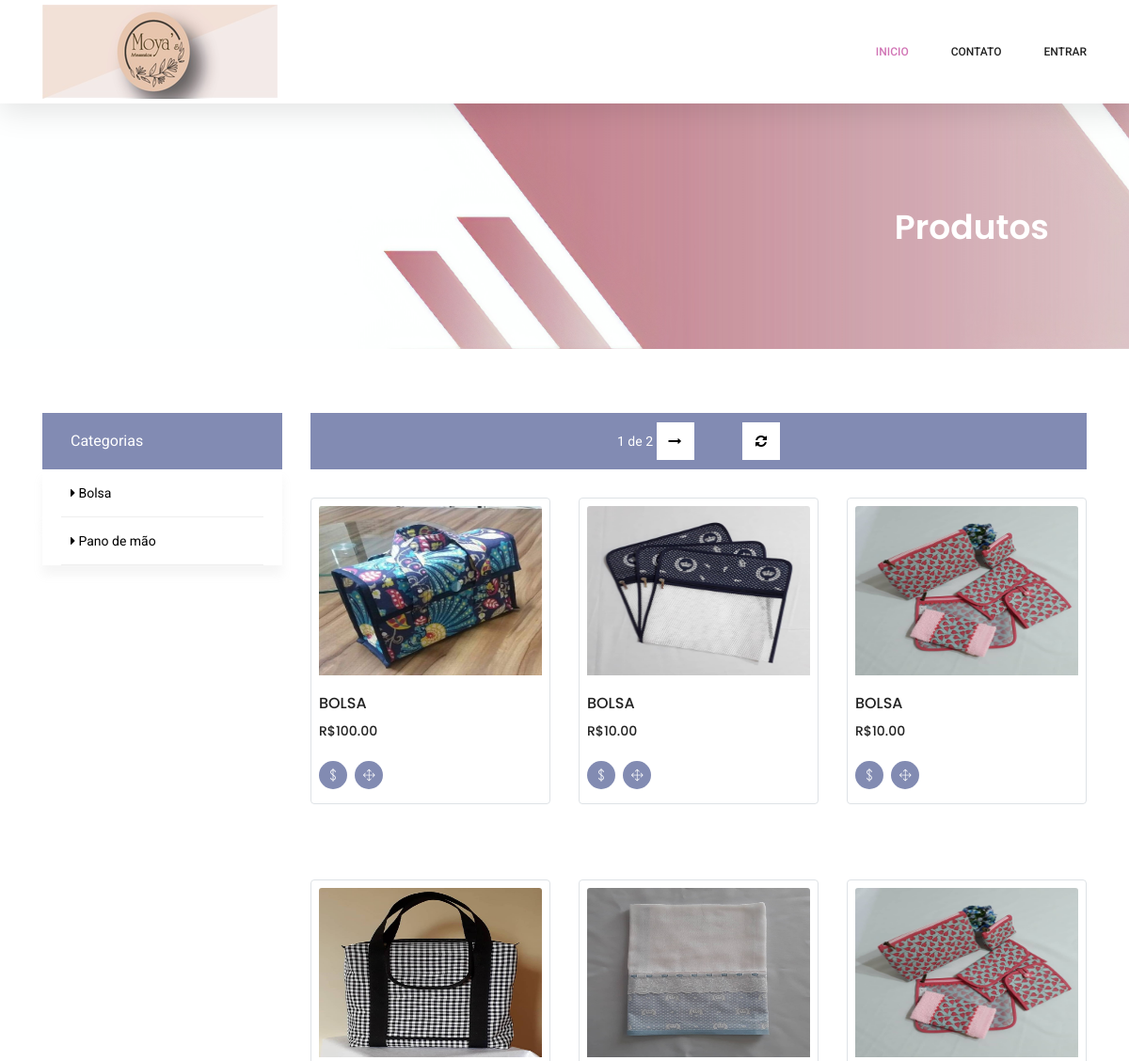
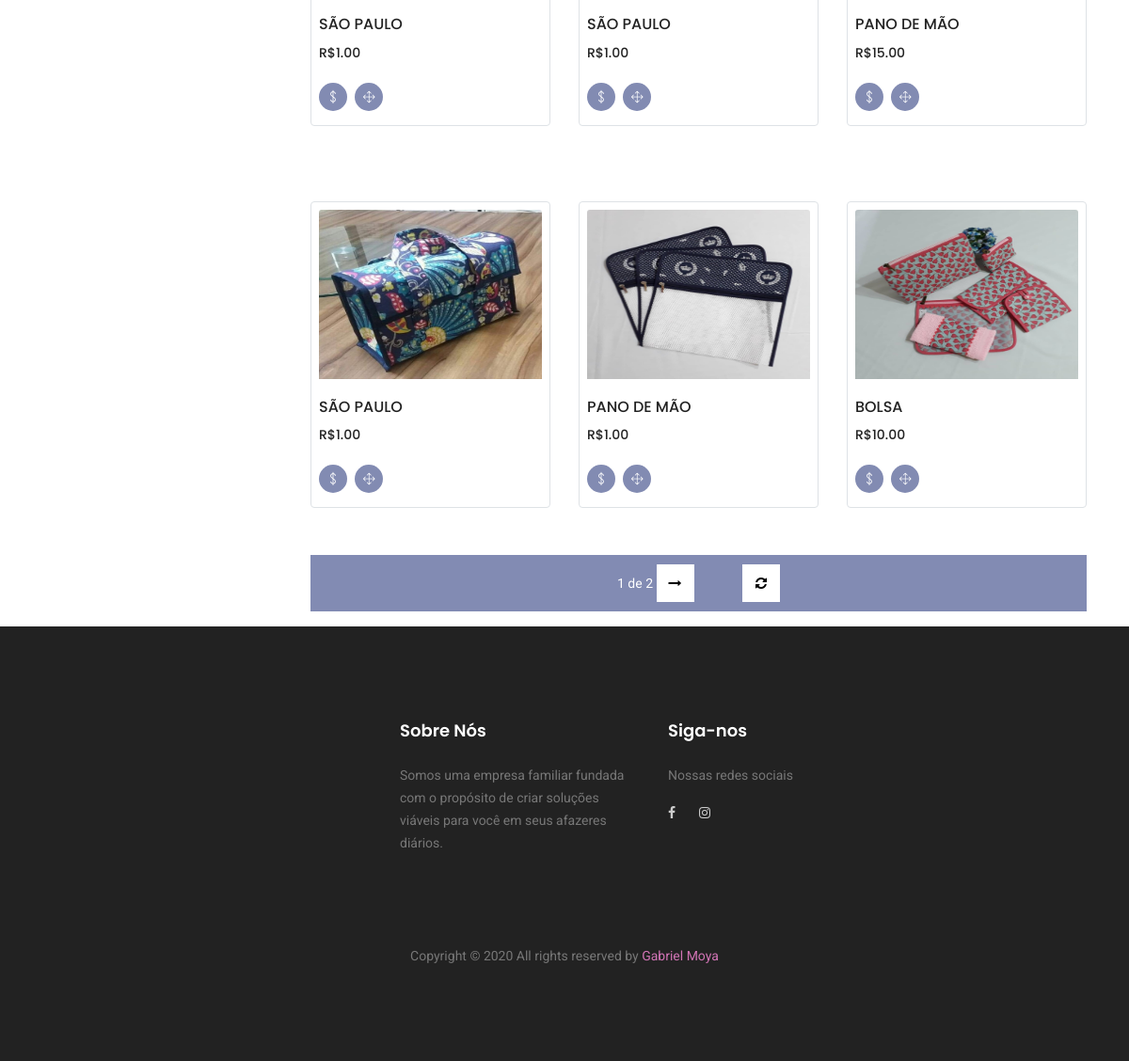
The page / on the database its author committed (2 pictures, top to bottom).
### cadastros/models.py (models this page shows, shortened)
class Categoria(models.Model):
    nome = models.CharField(max_length=100)
    descricao = models.CharField(max_length=100)

class Produto(models.Model):
    codigo = models.CharField(max_length=100)
    nome = models.CharField(max_length=100)
    descricao = models.CharField(max_length=100)
    estoque = models.IntegerField()
    valorVenda = models.DecimalField(max_digits=50, decimal_places=2)
    imagem = models.ImageField(upload_to="imagens/%Y/%m/%d/", max_length=255, null=True, blank=True)
    categoria = models.ForeignKey(Categoria, on_delete=models.PROTECT)

### clientes/views.py (the view)
# urls.py: path('', PaginaInicial.as_view(), name="clientes-index"),
class PaginaInicial(TemplateView):
    template_name = 'clientes/index.html'
    def get_context_data(self, *args, **kwargs):
        context = super().get_context_data(*args, **kwargs)
        cat = self.request.GET.get('categoria')  # Recebe a página atual
        if cat:
            produtos = Produto.objects.filter(
                categoria__nome=cat).reverse()  # [0:9]
        else:
            produtos = Produto.objects.all().reverse()
        paginator = Paginator(produtos, 9)  # Divide os produtos em páginas
        page = self.request.GET.get('pagina')  # Recebe a página atual
        produtos = paginator.get_page(page)  # Filtra os produtos dessa página
        context['produtos'] = produtos
        context['categorias'] = Categoria.objects.all()
        return context

### clientes/templates/clientes/index.html (shortened to what this page needs)
{% extends 'clientes/formulario.html' %}
{%block conteudo%}
<section class="banner-area organic-breadcrumb">
    <div class="container">
        <div class="breadcrumb-banner d-flex flex-wrap align-items-center justify-content-end">
            <div class="col-first">
                <h1>Produtos</h1>
            </div>
        </div>
    </div>
</section>
<div class="container">
    <div class="row">
        <div class="col-xl-3 col-lg-4 col-md-5">
            <h2 class="text-center mt-2 mb-4">&nbsp;</h2>
            <div class="sidebar-categories">
                <div class="head">Categorias</div>
                {% for categoria in categorias %}
                <ul class="main-categories">
                    <li class="main-nav-list">
                        <a href="?categoria={{categoria.nome}}">
                            <i class="fa fa-caret-right" aria-hidden="true"></i>
                            {{categoria.nome}}
                        </a>
                    </li>
                </ul>
                {% empty %}
                <span>Sem categorias.</span>
                {% endfor %}
            </div>
        </div>
        <div class="col-xl-9 col-lg-8 col-md-7">
            <h2 class="text-center mt-2 mb-4">&nbsp;</h2>
            <div class="filter-bar d-flex flex-wrap align-items-center">
                <div class="pagination mx-auto">
                    <span class="step-links">
                        <span class="current text-white">
                            {{ produtos.number }} de {{ produtos.paginator.num_pages }}
                        </span>
                        {% if produtos.has_next %}
                        <a
                            href="?pagina={{ produtos.next_page_number }}{% if request.GET.categoria %}&categoria={{request.GET.categoria}}{% endif %}">
                            <i class="fa fa-long-arrow-right" aria-hidden="true"></i>
                        </a>
                        {% endif %}
                        <a href="{% url 'clientes-index' %}" class="ml-5" title="Limpar filtro">
                            <i class="fa fa-refresh" aria-hidden="true"></i>
                        </a>
                    </span>
                </div>
            </div>
            <section class="lattest-product-area pb-40 category-list align-items-center">
                <div class="row">
                    {% for produto in produtos %}
                    <div class="col-lg-4 col-md-6">
                        <div class="single-product p-2 border rounded ">
                            <img class="card-img-top" height="180" src="{{produto.imagem.url}}" alt="">
                            <div class="product-details">
                                <h6>{{produto.nome}}</h6>
                                <div class="price">
                                    <h6>R${{produto.valorVenda}}</h6>
                                </div>
                                <div class="prd-bottom">
                                    <a href="{% url 'adicionar-produto' produto.pk 1  %}" class="social-info">
                                        <span class="ti-money"></span>
                                    </a>
                                    <a href="{% url 'clientes-paginaProduto' produto.pk %}" class="social-info">
                                        <span class="lnr lnr-move"></span>
                                    </a>
                                </div>
                            </div>
                        </div>
                    </div>
                    {% empty %}
                    <span>Nenhum Produto cadastrado.</span>
                    {% endfor %}
                </div>
            </section>
            <div class="filter-bar d-flex flex-wrap align-items-center mb-3">
                <div class="pagination mx-auto">
                    <span class="step-links">
                        <span class="current text-white">
                            {{ produtos.number }} de {{ produtos.paginator.num_pages }}
                        </span>
                        {% if produtos.has_next %}
                        <a
                            href="?pagina={{ produtos.next_page_number }}{% if request.GET.categoria %}&categoria={{request.GET.categoria}}{% endif %}">
                            <i class="fa fa-long-arrow-right" aria-hidden="true"></i>
                        </a>
                        {% endif %}
                        <a href="{% url 'clientes-index' %}" class="ml-5" title="Limpar filtro">
                            <i class="fa fa-refresh" aria-hidden="true"></i>
                        </a>
                    </span>
                </div>
            </div>
        </div>
    </div>
</div>
{%endblock%}

### clientes/templates/clientes/formulario.html (shortened to what this page needs)
{% load static %}
<!DOCTYPE html>
<html lang="zxx" class="no-js">
<head>
    <link rel="stylesheet" href="{% static 'karma/css/linearicons.css' %}">
    <link rel="stylesheet" href="{% static 'karma/css/font-awesome.min.css' %}">
    <link rel="stylesheet" href="{% static 'karma/css/themify-icons.css' %}">
    <link rel="stylesheet" href="{% static 'karma/css/bootstrap.css' %}">
    <link rel="stylesheet" href="{% static 'karma/css/owl.carousel.css' %}">
    <link rel="stylesheet" href="{% static 'karma/css/nice-select.css' %}">
    <link rel="stylesheet" href="{% static 'karma/css/nouislider.min.css' %}">
    <link rel="stylesheet" href="{% static 'karma/css/ion.rangeSlider.css' %}" />
    <link rel="stylesheet" href="{% static 'karma/css/ion.rangeSlider.skinFlat.css' %}"/>
    <link rel="stylesheet" href="{% static 'karma/css/magnific-popup.css' %}">
    <link rel="stylesheet" href="{% static 'karma/css/main.css' %}">
</head>
<body>
    {% block menu%}
    <header class="header_area sticky-header">
        <div class="main_menu">
            <nav class="navbar navbar-expand-lg navbar-light main_box">
                <div class="container">
                    <a class="navbar-brand logo_h" href="{% static 'karma/index.html' %}"><img src="{% static 'img/logo.png' %}" alt=""></a>
                    <div class="collapse navbar-collapse offset" id="navbarSupportedContent">
                        <ul class="nav navbar-nav menu_nav ml-auto">
                            {% if request.user.is_authenticated %}
                            <li class="nav-item active"><a class="nav-link" href="{% url 'clientes-index' %}">Inicio</a></li>
                            <li class="nav-item"><a class="nav-link" href="{% url 'clientes-carrinho' %}">Carrinho</a></li>
                            <li class="nav-item"><a class="nav-link" href="{% url 'clientes-contato' %}">Contato</a></li>
                            <li class="nav-item submenu dropdown">
                                <a href="#" class="nav-link dropdown-toggle" data-toggle="dropdown" role="button" aria-haspopup="true"
                                aria-expanded="false">Informações Pessoais</a>
                                <ul class="dropdown-menu">
                                    <li class="nav-item"><a class="nav-link" href="{% url 'clientes-perfil' %}">Perfil</a></li>
                                    <li class="nav-item"><a class="nav-link" href="{% url 'alterar-senha' %}">Alterar senha</a></li>
                                    <li class="nav-item"><a class="nav-link" href="{% url 'logout' %}">Logout</a></li>
                                </ul>
                            </li>
                            {% else %}
                            <li class="nav-item active"><a class="nav-link" href="{% url 'clientes-index' %}">Inicio</a></li>
                            <li class="nav-item"><a class="nav-link" href="{% url 'clientes-contato' %}">Contato</a></li>
                            <li class="nav-item"><a class="nav-link" href="{% url 'login' %}">Entrar</a></li>
                            {% endif %}
                        </ul>
                    </div>
                </div>
            </nav>
        </div>
    </header>
    {%endblock%}
    {%block conteudo%}{%endblock%}
    {%block rodape%}
    <footer class="footer-area section_gap">
        <div class="container">
            <div class="row">
                <div class="col-lg-4  col-md-6 col-sm-6"></div>
                <div class="col-lg-3  col-md-6 col-sm-6">
                    <div class="single-footer-widget">
                        <h6>Sobre Nós</h6>
                        <p>
                           Somos uma empresa familiar fundada com o propósito de criar soluções
                           viáveis para você em seus afazeres diários.
                        </p>
                    </div>
                </div>
                <div class="col-lg-2 col-md-6 col-sm-6">
                    <div class="single-footer-widget">
                        <h6>Siga-nos</h6>
                        <p>Nossas redes sociais</p>
                        <div class="footer-social d-flex align-items-center">
                            <a href="https://www.facebook.com/MoyasArtesanatos/"><i class="fa fa-facebook"></i></a>
                            <a href="https://www.instagram.com/MoyasArtesanatos/"><i class="fa fa-instagram"></i></a>
                        </div>
                    </div>
                </div>
            </div>
            <div class="footer-bottom d-flex justify-content-center align-items-center flex-wrap">
                <p class="footer-text m-0">
                    Copyright &copy;
                    <script>document.write(new Date().getFullYear());</script> All rights reserved by <a href="https://github.com/GabrielMoyaIFPR"
                        target="_blank">Gabriel Moya</a>
                </p>
            </div>
        </div>
    </footer>
    {%endblock%}
</body>
</html>

### rows shown on the page
Categoria: nome "Bolsa"
Categoria: nome "Pano de mão"
Produto: imagem (picture), nome "BOLSA", valorVenda "100.00"
Produto: imagem (picture), nome "BOLSA", valorVenda "10.00"
Produto: imagem (picture), nome "BOLSA", valorVenda "10.00"
Produto: imagem (picture), nome "SÃO PAULO", valorVenda "1.00"
Produto: imagem (picture), nome "SÃO PAULO", valorVenda "1.00"
Produto: imagem (picture), nome "PANO DE MÃO", valorVenda "15.00"
Produto: imagem (picture), nome "SÃO PAULO", valorVenda "1.00"
Produto: imagem (picture), nome "PANO DE MÃO", valorVenda "1.00"
Produto: imagem (picture), nome "BOLSA", valorVenda "10.00"

### other values the page prints
{{ produtos.number }} "1"
{{ produtos.paginator.num_pages }} "2"
